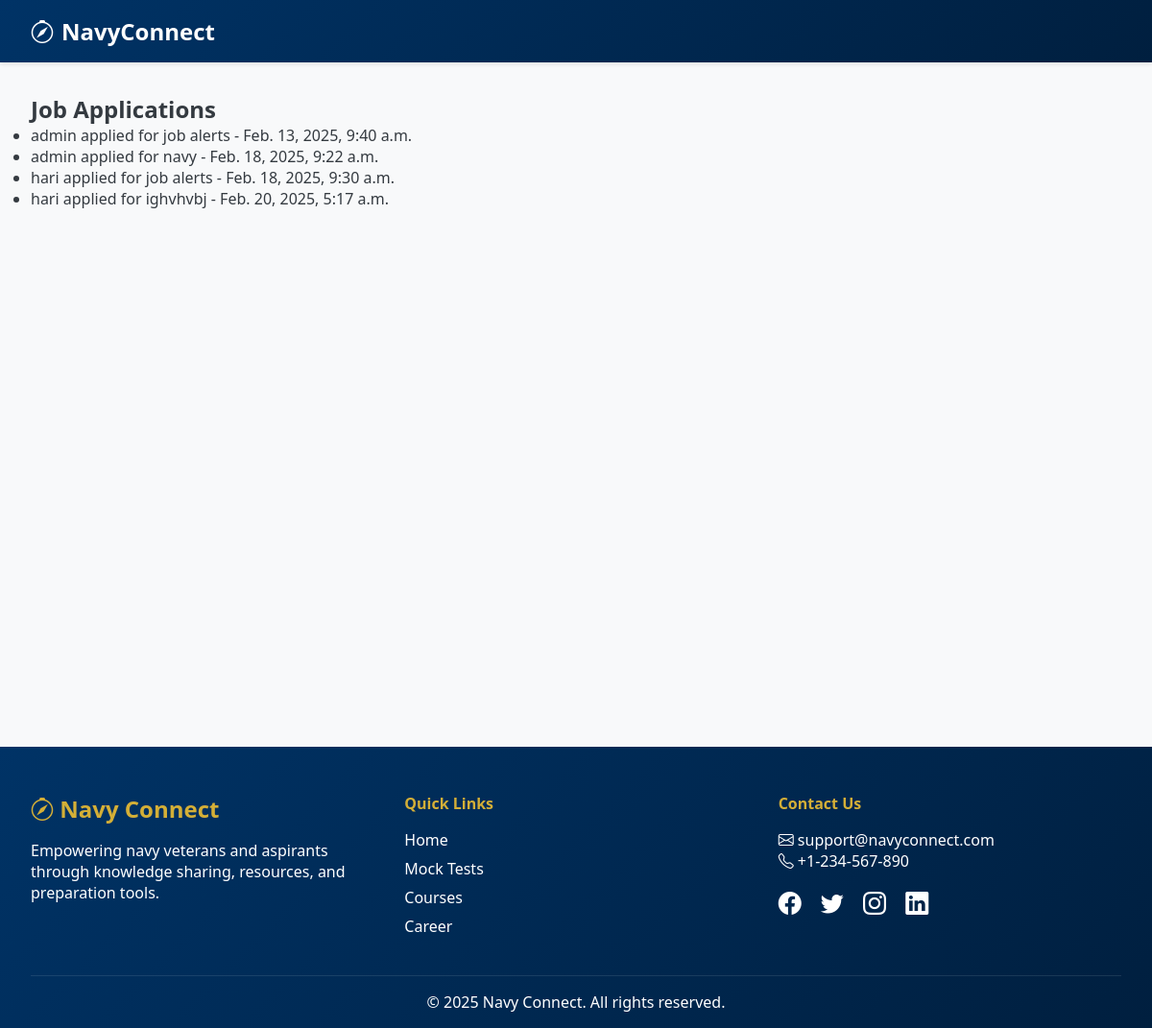
The app's page /applications/ with its own data.
### core/models.py (models this page shows, shortened)
class JobApplication(models.Model):
    job = models.ForeignKey(JobOpportunity, on_delete=models.CASCADE)
    applicant = models.ForeignKey(settings.AUTH_USER_MODEL, on_delete=models.CASCADE)
    resume = models.FileField(upload_to='resumes/')
    applied_at = models.DateTimeField(auto_now_add=True)

class CustomUser(AbstractUser):
    ROLE_CHOICES = [
        ('admin', 'Admin'),
        ('veteran', 'Veteran'),
        ('aspirant', 'Aspirant'),
    ]
    role = models.CharField(max_length=10, choices=ROLE_CHOICES, default='aspirant')

class JobOpportunity(models.Model):
    SECTION_CHOICES = [
        ('executive', 'Executive'),
        ('engineering', 'Engineering'),
        ('electrical', 'Electrical'),
        ('education', 'Education'),
        ('medical', 'Medical'),
        ('logistics', 'Logistics'),
        ('submarine', 'Submarine'),
        ('aviation', 'Aviation'),
        ('information_technology', 'Information Technology'),
        ('sports', 'Sports'),
        ('law', 'Law'),
    ]
    title = models.CharField(max_length=255)
    description = models.TextField()
    section = models.CharField(max_length=30, choices=SECTION_CHOICES)
    created_at = models.DateTimeField(auto_now_add=True)
    posted_by = models.ForeignKey(settings.AUTH_USER_MODEL, on_delete=models.CASCADE)

### core/views.py (the view)
# urls.py: path('applications/', views.applications, name='applications'),
def applications(request):
    applications = JobApplication.objects.all()
    return render(request, 'applications.html', {'applications': applications})

### core/templates/applications.html
{% extends 'base.html' %}
{% block content %}
  <h2>Job Applications</h2>
  <ul>
    {% for application in applications %}
      <li>{{ application.applicant.username }} applied for {{ application.job.title }} - {{ application.applied_at }}</li>
    {% endfor %}
  </ul>
<br><br><br><br><br><br><br><br><br><br><br><br>
<br><br><br><br><br><br><br><br><br><br><br><br>
{% endblock %}

### core/templates/base.html (style rules this page uses)
:root { --navy-blue: #003366; --gold: #d4af37; --light-gray: #f8f9fa; --dark-gray: #343a40; --white: #ffffff; --transition: all 0.3s ease; }
* { margin: 0; padding: 0; box-sizing: border-box; }
body { font-family: 'Segoe UI', Arial, sans-serif; background-color: var(--light-gray); color: var(--dark-gray); min-height: 100vh; display: flex; flex-direction: column; }

### records on screen
JobApplication: applicant.username "admin", job "job alerts", applied_at "Feb. 13, 2025, 9:40 a.m."
JobApplication: applicant.username "admin", job "navy", applied_at "Feb. 18, 2025, 9:22 a.m."
JobApplication: applicant.username "hari", job "job alerts", applied_at "Feb. 18, 2025, 9:30 a.m."
JobApplication: applicant.username "hari", job "ighvhvbj", applied_at "Feb. 20, 2025, 5:17 a.m."
